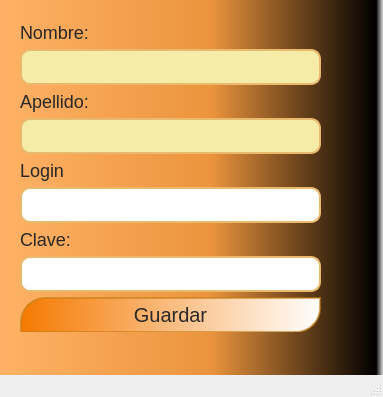
<?xml version="1.0" encoding="UTF-8"?>
<ui version="4.0">
 <class>gui_jugador</class>
 <widget class="QMainWindow" name="gui_jugador">
  <property name="geometry">
   <rect>
    <x>0</x>
    <y>0</y>
    <width>383</width>
    <height>397</height>
   </rect>
  </property>
  <property name="windowTitle">
   <string>Nuevo jugador</string>
  </property>
  <widget class="QWidget" name="centralwidget">
   <property name="styleSheet">
    <string notr="true">QWidget#centralwidget{
background-color: qlineargradient(spread:pad, x1:0, y1:0, x2:1, y2:0, stop:0 rgba(255, 178, 102, 255), stop:0.55 rgba(235, 148, 61, 255), stop:0.98 rgba(0, 0, 0, 255), stop:1 rgba(0, 0, 0, 0));
}</string>
   </property>
   <widget class="QWidget" name="verticalLayoutWidget">
    <property name="geometry">
     <rect>
      <x>20</x>
      <y>22</y>
      <width>301</width>
      <height>310</height>
     </rect>
    </property>
    <layout class="QVBoxLayout" name="verticalLayout">
     <item>
      <widget class="QLabel" name="l_nom">
       <property name="styleSheet">
        <string notr="true">color: rgb(40,40,40);
font-size: 18px;
text-align: center;</string>
       </property>
       <property name="text">
        <string>Nombre:</string>
       </property>
      </widget>
     </item>
     <item>
      <widget class="QLineEdit" name="t_nom">
       <property name="styleSheet">
        <string notr="true">QLineEdit{
 
	border-color: rgb(233, 185, 110);
border-style:solid;
border-width:2px;
border-radius: 10px; 
 max-height: 32px;min-height: 32px;
font-size: 24px;
color: rgb( 40, 40, 40);
  
	background-color: rgb(245, 236, 167);
padding-left: 32px;
}

QLineEdit:hover{
 
	border-color: rgb(245, 121, 0);
border-style:solid;
border-width: 3px; font-size: 14px;font-weight: bolder;

} 

QLineEdit:focus{
 
	border-color: rgb(196, 160, 0);
border-style:solid;
border-width: 3px; font-size: 14px;font-weight: bolder;

} </string>
       </property>
      </widget>
     </item>
     <item>
      <widget class="QLabel" name="label">
       <property name="styleSheet">
        <string notr="true">color: rgb(40,40,40);
font-size: 18px;
text-align: center;</string>
       </property>
       <property name="text">
        <string>Apellido:</string>
       </property>
      </widget>
     </item>
     <item>
      <widget class="QLineEdit" name="t_ape">
       <property name="styleSheet">
        <string notr="true">QLineEdit{
 
	border-color: rgb(233, 185, 110);
border-style:solid;
border-width:2px;
border-radius: 10px; 
 max-height: 32px;min-height: 32px;
font-size: 24px;
color: rgb( 40, 40, 40);
  
	background-color: rgb(245, 236, 167);
padding-left: 32px;
}

QLineEdit:hover{
 
	border-color: rgb(245, 121, 0);
border-style:solid;
border-width: 3px; font-size: 14px;font-weight: bolder;

} 

QLineEdit:focus{
 
	border-color: rgb(196, 160, 0);
border-style:solid;
border-width: 3px; font-size: 14px;font-weight: bolder;

} </string>
       </property>
      </widget>
     </item>
     <item>
      <widget class="QLabel" name="l_login">
       <property name="styleSheet">
        <string notr="true">color: rgb(40,40,40);
font-size: 18px;
text-align: center;</string>
       </property>
       <property name="text">
        <string>Login</string>
       </property>
      </widget>
     </item>
     <item>
      <widget class="QLineEdit" name="t_login">
       <property name="styleSheet">
        <string notr="true">QLineEdit{
 
	border-color: rgb(233, 185, 110);
border-style:solid;
border-width:2px;
border-radius: 10px; 
 max-height: 32px;min-height: 32px;
font-size: 24px;
color: rgb( 40, 40, 40);
background-image: url(:/user.png);
background-repeat: no-repeat;
padding-left: 32px;
}

QLineEdit:hover{
 
	border-color: rgb(245, 121, 0);
border-style:solid;
border-width: 3px; font-size: 14px;font-weight: bolder;

} 

QLineEdit:focus{
 
	border-color: rgb(196, 160, 0);
border-style:solid;
border-width: 3px; font-size: 14px;font-weight: bolder;

} </string>
       </property>
      </widget>
     </item>
     <item>
      <widget class="QLabel" name="l_clave">
       <property name="styleSheet">
        <string notr="true">color: rgb(40,40,40);
font-size: 18px;
text-align: center;</string>
       </property>
       <property name="text">
        <string>Clave:</string>
       </property>
      </widget>
     </item>
     <item>
      <widget class="QLineEdit" name="t_clave">
       <property name="styleSheet">
        <string notr="true">QLineEdit{
 
	border-color: rgb(233, 185, 110);
border-style:solid;
border-width:2px;
border-radius: 10px; 
 max-height: 32px;min-height: 32px;
font-size: 24px;
color: rgb( 40, 40, 40);
background-image: url(:/key.png);
background-repeat: no-repeat;
padding-left: 32px;
}

QLineEdit:hover{
 
	border-color: rgb(245, 121, 0);
border-style:solid;
border-width: 3px; font-size: 14px;font-weight: bolder;

} 

QLineEdit:focus{
 
	border-color: rgb(196, 160, 0);
border-style:solid;
border-width: 3px; font-size: 14px;font-weight: bolder;

} </string>
       </property>
      </widget>
     </item>
     <item>
      <widget class="QPushButton" name="grbr_jugador">
       <property name="styleSheet">
        <string notr="true">QPushButton{ 
	border-color: rgba(193, 125, 17, 0.6);
border-style:solid;
border-width:2px;
border-top-left-radius: 25px;
border-top-right-radius: 0px;
border-bottom-right-radius:25px;
border-bottom-left-radius: 0px; 

	background-color: qlineargradient(spread:pad, x1:0, y1:0, x2:1, y2:0, stop:0 rgba(245, 121, 0, 255), stop:1 rgba(255, 255, 255, 255));
max-height: 32px;
min-height: 32px;
font-size: 20px;
color: rgb(40, 40, 40);
}

QPushButton:hover{
 
 
	border-color: rgb(233, 185, 110);
border-style:solid;
border-width: 3px; font-size: 14px;font-weight: bolder;
font-size:24px;
height: 64px;
background-image:url(:/background_3.jpg);
 color:  rgb(143, 89, 2);
} 
</string>
       </property>
       <property name="text">
        <string>Guardar</string>
       </property>
      </widget>
     </item>
    </layout>
   </widget>
  </widget>
  <widget class="QMenuBar" name="menubar">
   <property name="geometry">
    <rect>
     <x>0</x>
     <y>0</y>
     <width>383</width>
     <height>22</height>
    </rect>
   </property>
  </widget>
  <widget class="QStatusBar" name="statusbar"/>
 </widget>
 <resources/>
 <connections/>
 <slots>
  <slot>guardarJugador()</slot>
 </slots>
</ui>
